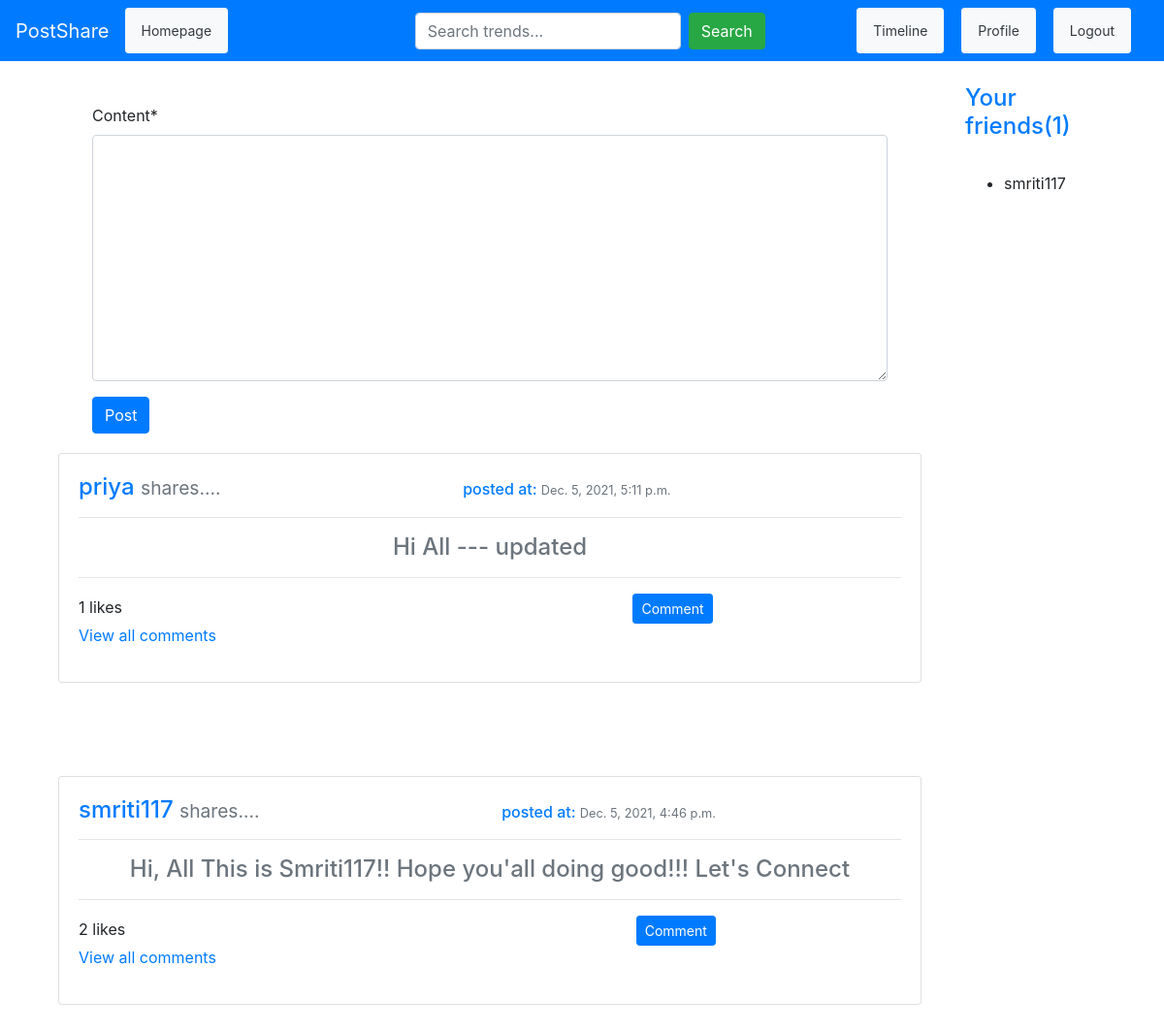
The app's page /timeline/ (signed in) with its own data.
### feed/models.py (models this page shows, shortened)
class Post(models.Model):
	content = models.TextField()
	created = models.DateTimeField(auto_now_add=True)
	updated = models.DateTimeField(auto_now=True)
	author  = models.ForeignKey(User,related_name='post' ,on_delete=models.CASCADE)
	slug    = models.SlugField()
	likes   = models.ManyToManyField(User, related_name='blog_post', null=True, blank=True)

### users/models.py (models this page shows, shortened)
class Profile(models.Model):
	user        = models.OneToOneField(User, related_name="profile", on_delete=models.CASCADE)
	profile_pic = models.ImageField(upload_to='media/profile_pic', default='default.jpg')
	friends     = models.ManyToManyField(User, related_name="friends", null=True, blank=True)
	slug        = models.SlugField(unique=True,    null=True, blank=True)
	bio         = models.CharField(max_length=255, null=True, blank=True)
	location    = models.CharField(max_length=255, null=True, blank=True)
	def get_friends(self):
		return self.friends.all()
	def get_friends_no(self):
		return self.friends.all().count()

### feed/views.py (the view)
# urls.py: path('timeline/',             views.timeline,    name="timeline"),
def timeline(request):
	if request.method == "POST":
		form = CreatePost(request.POST)
		if form.is_valid():
			content = form.cleaned_data.get('content')
			author = request.user
			post = Post()
			post.content=content
			post.author=author
			post.save()
			return redirect('feed:timeline')
	else:
		form = CreatePost()
	post = Post.objects.all().order_by('-created')
	profiles = Profile.objects.get(user=request.user)
	context ={
		'form':form,
		'post':post,
		"profiles":profiles,
	}
	return render(request, "feed/timeline.html", context)

### feed/forms.py
class CreatePost(forms.ModelForm):
	class Meta:
		model = Post
		fields  = ['content']

### feed/templates/feed/timeline.html (shortened to what this page needs)
{% extends "users/layout.html" %}
{% block content %}
{% load crispy_forms_tags %}
<div class="container">
	<div class="container">
				<br>
	</div>
	<div class="row">
		<div class="col-md-10">
			<div class="container ">
				<div class="container">
					<div class="card-body">
						<form method="POST" action="">
							{{ form | crispy }}
							<button class="btn btn-primary" type="submit">Post</button>
						</form>
					</div>
				</div>
				{% for p in post %}
				<div class="card">
				    <div class="card-body">
					    <p class="card-title h4 text-primary">
					    	{{ p.author.username }}
					    	<small class="text-muted ">shares....</small>
				    		<span class="h6 text-right">
				    			posted at: <small class="text-muted ">{{ p.created }} </small>
				    		</span>
					    </p>
					    	<hr>
					   	<a href="{% url 'feed:post-detail' p.pk %}">
					   		<p class="h4 text-secondary text-center"> {{ p.content }} </p>
					   	</a>
					   		<hr>
						<span>{{ p.likes.count }} likes</span>
						<span class="text-primary">
							<a href="{% url 'feed:post-detail' p.id %}">
								<button class="btn btn-sm btn-primary">Comment</button>
							</a>
						</span>
						<p><a href="{% url 'feed:post-detail' p.id %}">View all comments</a></p>
				    </div>
				</div>
				<br><br><br><br>
				{% endfor %}
			</div>
		</div>
		<div class="col-md-2">
			<p class="h4 text-primary"> Your friends({{ profiles.get_friends_no }})</p><br>
			{% for friend in profiles.get_friends %}
			<ul>
				<li>
				{{ friend }}
				</li>
			</ul>
			{% endfor %}
		</div>
	</div>
</div>
{% endblock %}

### records on screen
Post: author.username "priya", created "Dec. 5, 2021, 5:11 p.m.", content "Hi All --- updated", likes.count "1"
Post: author.username "smriti117", created "Dec. 5, 2021, 4:46 p.m.", content "Hi, All This is Smriti117!! Hope you'all doing good!!! Let's Connect", likes.count "2"
Profile: get_friends_no "1"

### other values on screen
{{ friend }} "smriti117"
